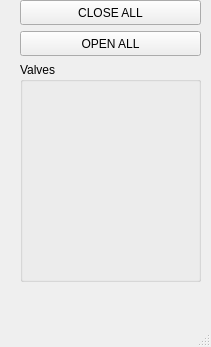
<?xml version="1.0" encoding="UTF-8"?>
<ui version="4.0">
 <class>view</class>
 <widget class="QMainWindow" name="view">
  <property name="geometry">
   <rect>
    <x>0</x>
    <y>0</y>
    <width>211</width>
    <height>347</height>
   </rect>
  </property>
  <property name="windowTitle">
   <string>MainWindow</string>
  </property>
  <widget class="QWidget" name="centralwidget">
   <widget class="QWidget" name="widget" native="true">
    <property name="geometry">
     <rect>
      <x>20</x>
      <y>0</y>
      <width>181</width>
      <height>282</height>
     </rect>
    </property>
    <layout class="QVBoxLayout" name="verticalLayout_2">
     <item>
      <widget class="QPushButton" name="closeButton">
       <property name="minimumSize">
        <size>
         <width>100</width>
         <height>25</height>
        </size>
       </property>
       <property name="text">
        <string>CLOSE ALL</string>
       </property>
      </widget>
     </item>
     <item>
      <widget class="QPushButton" name="openButton">
       <property name="minimumSize">
        <size>
         <width>100</width>
         <height>25</height>
        </size>
       </property>
       <property name="text">
        <string>OPEN ALL</string>
       </property>
      </widget>
     </item>
     <item>
      <widget class="QGroupBox" name="groupBox">
       <property name="title">
        <string>Valves</string>
       </property>
      </widget>
     </item>
    </layout>
   </widget>
  </widget>
  <widget class="QStatusBar" name="statusbar"/>
 </widget>
 <resources/>
 <connections/>
</ui>
